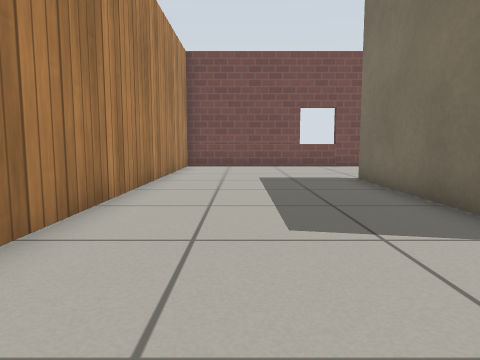
view 1 (above)

15 first-person views from a walk through a world built for the Gazebo simulator. The camera is 0.5 m above the floor, tilts 6° down and sees 70° across. The floor is counted in squares, 0.5 m on a side. Each view is taken from the middle of a square. On the plan, view 1 faces up. The plan holds only what a view shows up to about 13 squares ahead; the rest is blank. The robots in the file are not drawn. Gazebo's built-in surfaces are drawn with simple patterns.

view 2
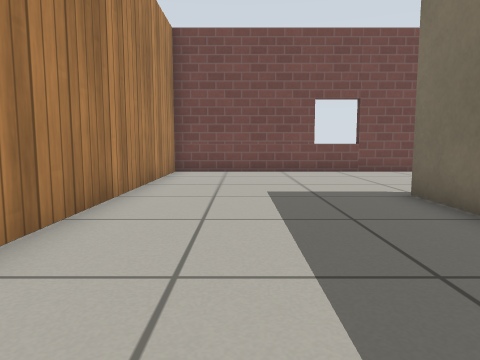

view 3
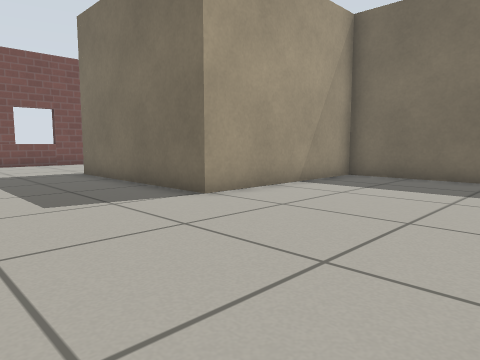

view 4
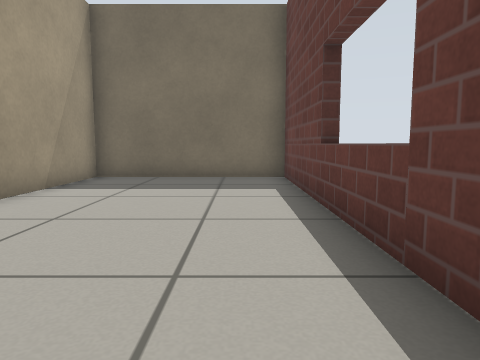

view 5
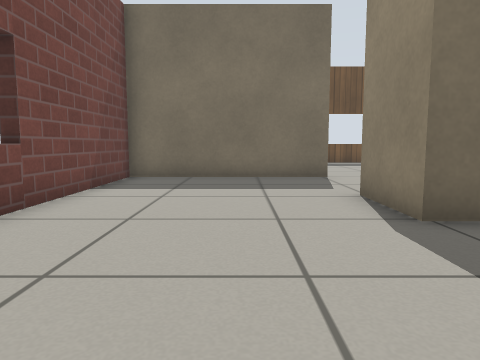

view 6
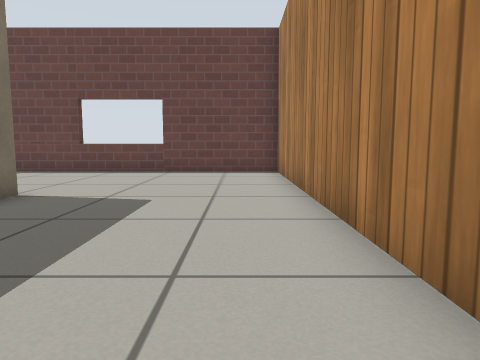

view 7
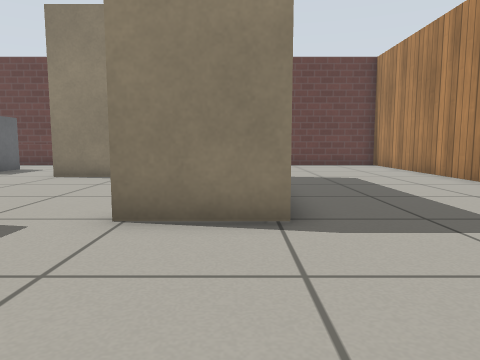

view 8
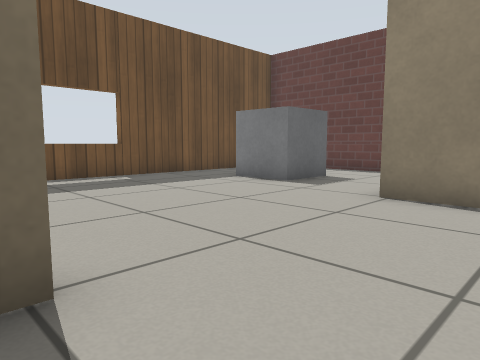

view 9
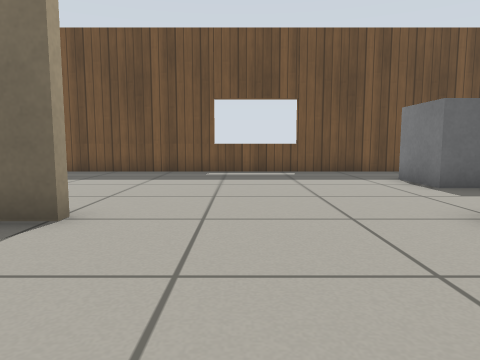

view 10
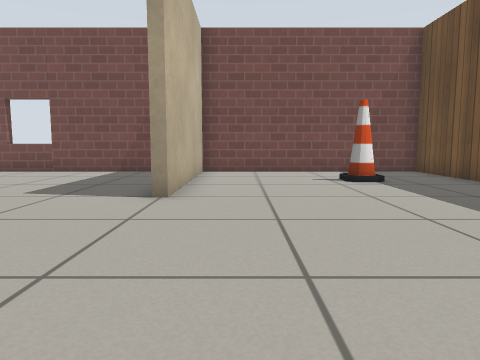

view 11
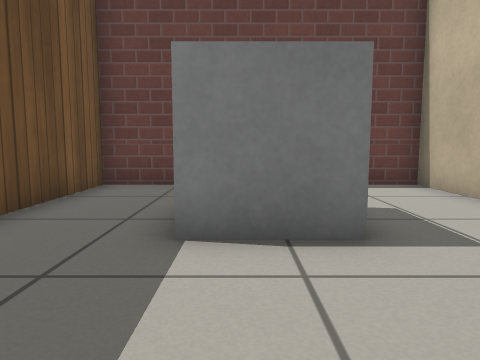

view 12
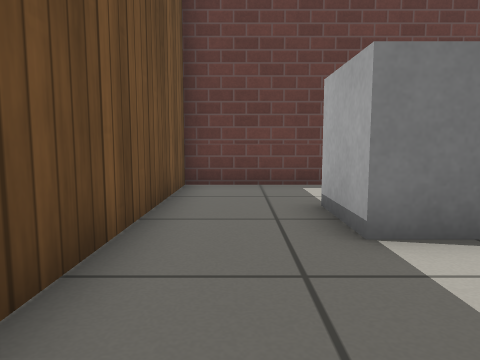

view 13
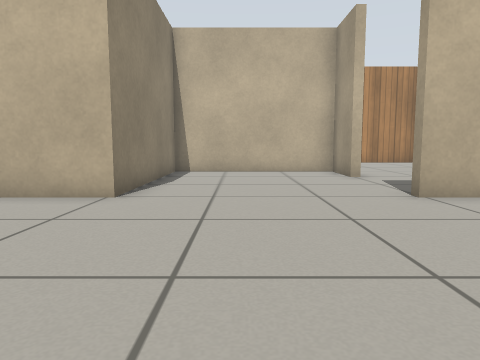

view 14
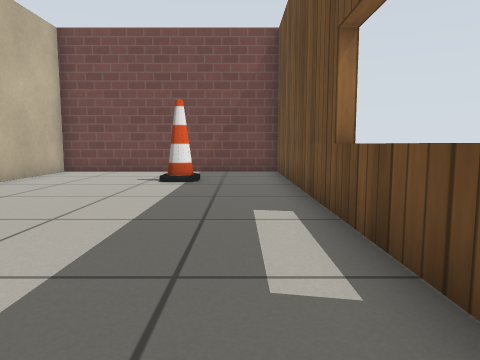

view 15
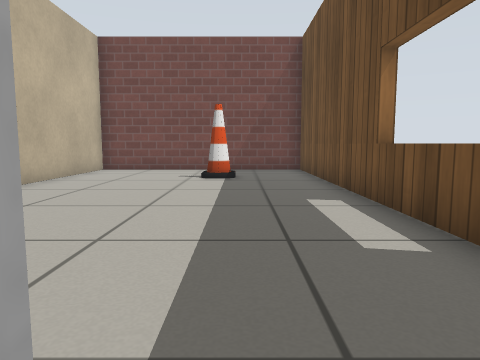

### Floor plan
Points are (right, up) in squares from view 1. A wall is a line through its corners. A room is listed if a view was taken in it or the views show most of it. See-through windows are left out.
Room 1 (views 1, 2, 3, 4, 5, 6, 7)
walls: (9.3, 10.4) (9.3, 15.3) (-2.3, 15.3) (-2.3, -2.4) (9.3, -2.4) (9.3, 3.3) (3.4, 3.3) (3.4, 9.6) (5.7, 9.6); (4.7, -2.8) (4.7, -2.2); (4.3, 15.2) (4.3, 15.7); (2.7, 15.7) (2.7, 15.2)
ways out: opening at (7, 10) to room 2
Room 2 (views 8, 9, 10, 11, 12, 13, 14, 15)
walls: (17.3, 4.9) (17.8, 4.9); (17.8, 7.9) (17.3, 7.9); (5.7, 9.6) (5.7, 9.4) (3.7, 9.4) (3.7, 3.6) (9.7, 3.6) (9.7, 1.5); (9.7, -0.1) (9.7, -2.4) (17.3, -2.4) (17.3, 15.3) (9.7, 15.3) (9.7, 9.4) (9.3, 9.4) (9.3, 10.4)
ways out: opening at (7, 10) to room 1
objects: other object (13, 1) to (14, 2); cone (14, 13)

Where each view was taken, in squares from view 1:
view 1: 0 up, 0 right, facing up
view 2: 3 up, 0 right, facing up
view 3: 2 down, 1 left, facing up-right
view 4: 1 down, 1 left, facing right
view 5: 12 up, 1 left, facing right
view 6: 10 up, 1 left, facing down
view 7: 14 up, 4 right, facing down
view 8: 10 up, 7 right, facing down-right
view 9: 7 up, 5 right, facing right
view 10: 3 up, 11 right, facing up
view 11: 6 up, 14 right, facing down
view 12: 6 up, 16 right, facing down
view 13: 6 up, 16 right, facing left
view 14: 3 up, 16 right, facing up
view 15: 2 up, 15 right, facing up
